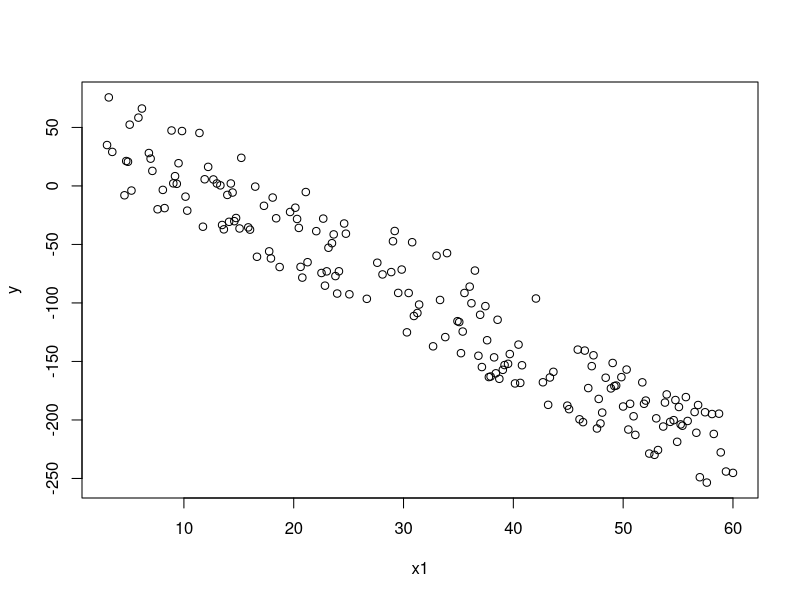
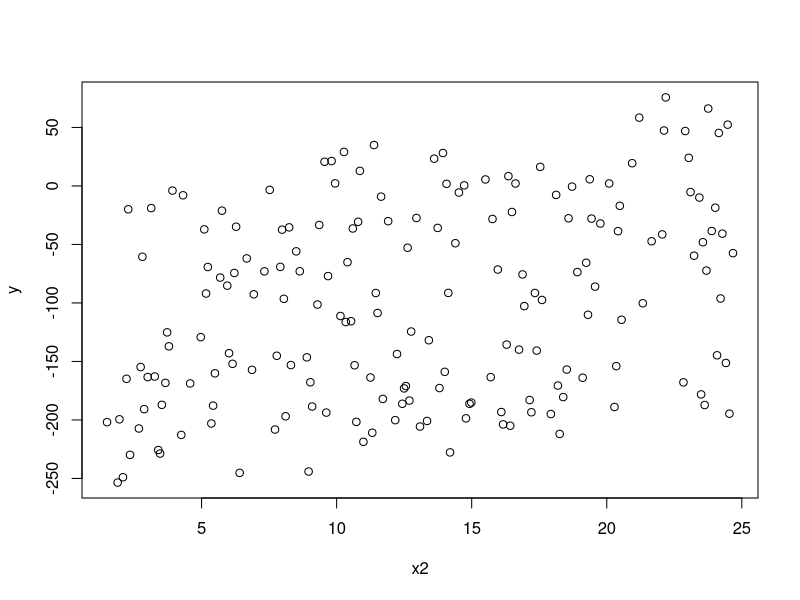
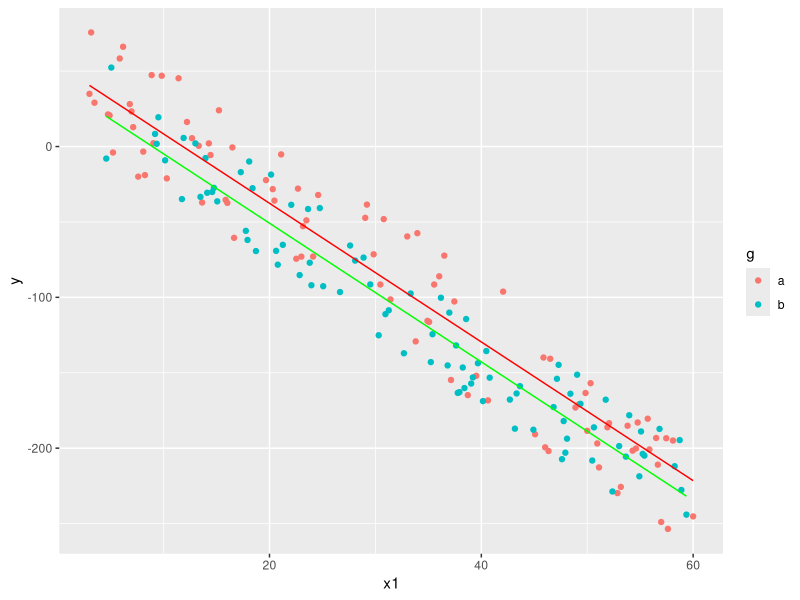
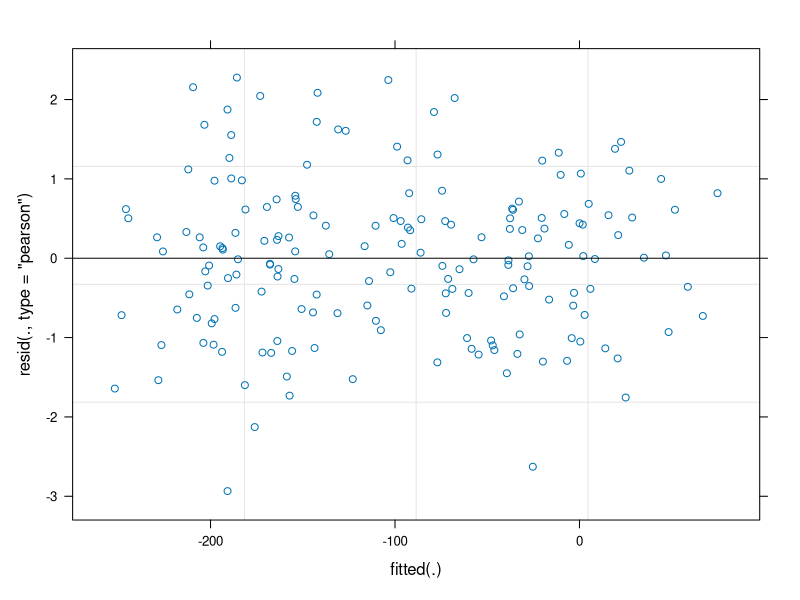
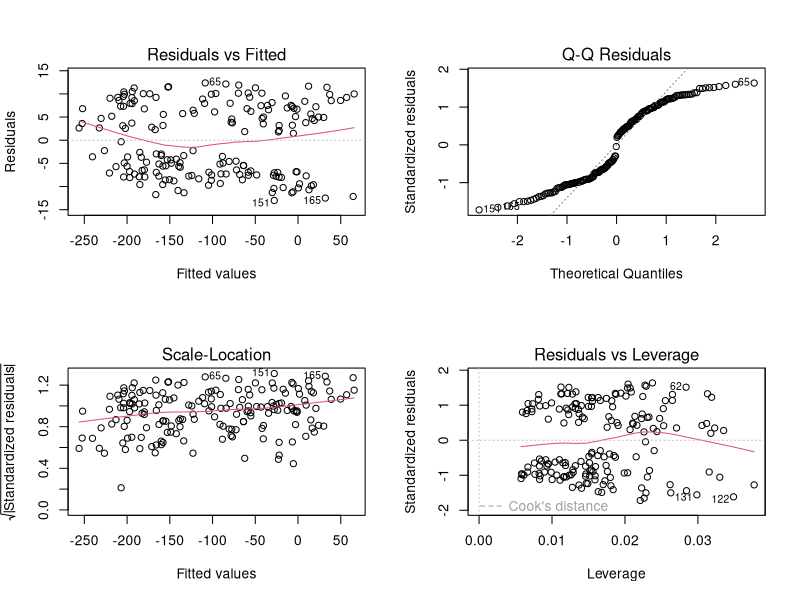
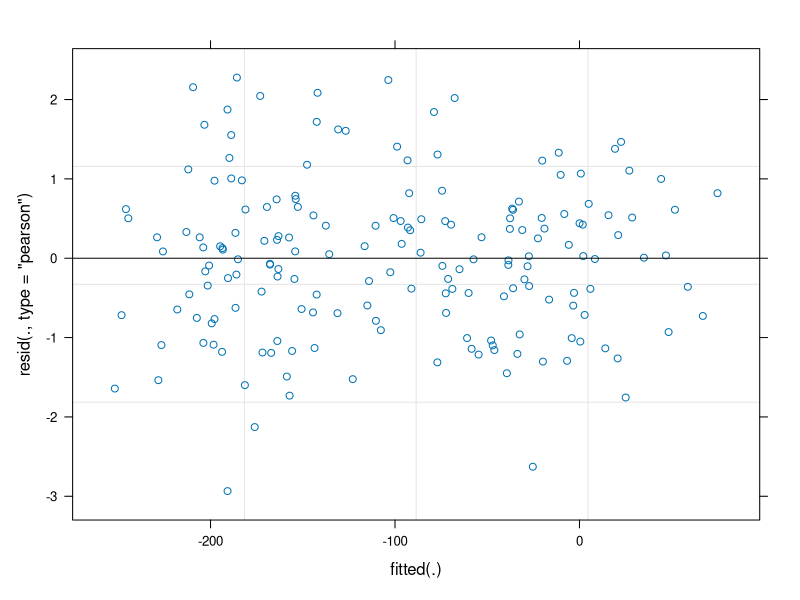
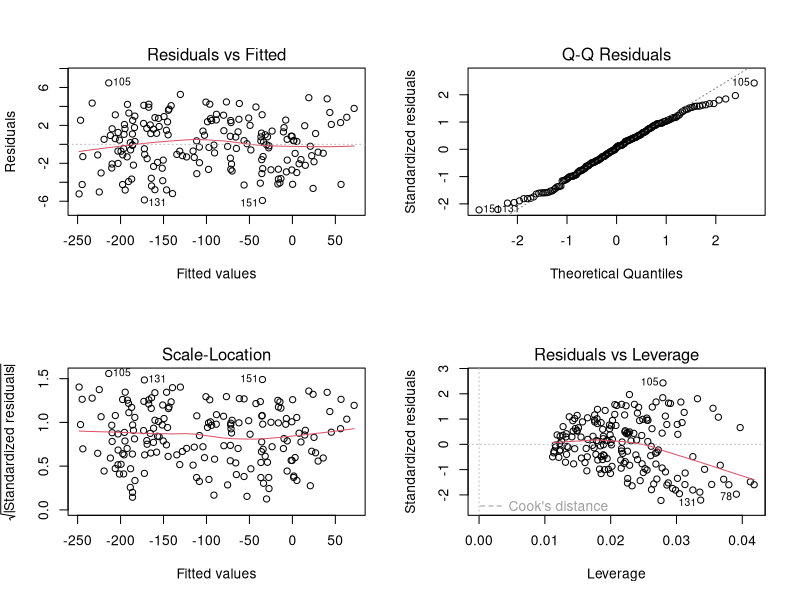

Here is the R script that generated these plots, in order:
library('lme4')

# fixed intercept
itc_base <- 3.5

# group-wise intercept add-ons
itc_g1 <- 2.3
itc_g2 <- -1.7

# fixed slopes
slp_1 <- -4.6
slp_2 <- 3.5

# group-wise slope add-ons
slp_g1 <- 0.27
slp_g2 <- -0.51

# generate explanatory variables "x1" and "x2"
inds_1 <- sample(seq(1,360), 180)
inds_2 <- sample(seq(1,360), 180) # indices for randomizing the sequences of x values and for introducing
# gaps in the sequences

x1 <- seq(3,60,length.out=360)[inds_1]
x2 <- seq(1.5,25,length.out=360)[inds_2]

# generate y values
noise <- rnorm(n = 180, mean = 0, sd = 1) # vary "sd" to increase / decrease magnitude of noise.
# How well your model will be able to predict the parameters correctly depends on number of data 
# points, magnitude of noise and the complexity of the equation

y_g1 <- ((itc_base + itc_g1) + slp_1 * x1[1:90] + (slp_2 + slp_g1) * x2[1:90]) + noise[1:90]
# the y-values for group #1
y_g2 <- ((itc_base + itc_g2) + slp_1 * x1[91:180] + (slp_2 + slp_g2) * x2[91:180]) + noise[91:180]
# the y-values for group #2
# Please note that there is absolutely no relationship between "x1 / x2" and "g1 / g2"

y <- c(y_g1, y_g2)

g <- c(rep('a', 90), rep('b', 90))  

plot(x1, y)
plot(x2, y) # look at how noisy your data are now

# Now fit a model on our artificial dataset
m1 <- lmer(y ~ (0 + 1 | g) + x1 + x2 + (0 + x2 | g))
# "0 + x2" means that the random intercept and slope are not correlated

# the summary will only show the estimates for the fixed effects
summary(m1)

# the "coef()" function shows the sums of the fixed effects and 
# the group-wise add-ons
coef(m1)

# hence the output of "coef(m1)" should (approximately) match the following:
print(itc_base + itc_g1)
print(itc_base + itc_g2) # these two should match the left-most column
print(slp_2 + slp_g1)
print(slp_2 + slp_g2) # these two should match the right-most column

## plot the coefficient effects

library('ggplot2')
ggplot() + 
  geom_point(aes(x1, y, color = g)) + 
  geom_line(aes(x1[g == 'a'], coef(m1)[['g']][1,1] + coef(m1)[['g']][1,2] * x1[g == 'a'] + coef(m1)[['g']][1,3] * mean(x2[g == 'a'])), 
            color = 'red') + 
  geom_line(aes(x1[g == 'b'], coef(m1)[['g']][2,1] + coef(m1)[['g']][2,2] * x1[g == 'b'] + coef(m1)[['g']][2,3] * mean(x2[g == 'b'])), 
            color = 'green')

## contrast with "wrong" normal LM:

mw <- lm(y ~ x1 + x2)

summary(mw)

par(mfrow = c(2,2))
plot(m1) # the residuals-diagnostics plot for the mixed model
plot(mw) # the diagnostics plots for the normal LM

sum(abs(resid(m1)))
sum(abs(resid(mw))) # sum of absolute differences between obervations and predictions

## contrast with "wrong" normal LM with group as additional variable:

mw <- lm(y ~ x1 + x2 + g)

summary(mw)

par(mfrow = c(2,2))
plot(m1)
plot(mw) # here it's hard to tell if the mixed model is better or if the LM is better

sum(abs(resid(m1)))
sum(abs(resid(mw))) # sum of absolute differences between obervations and predictions
